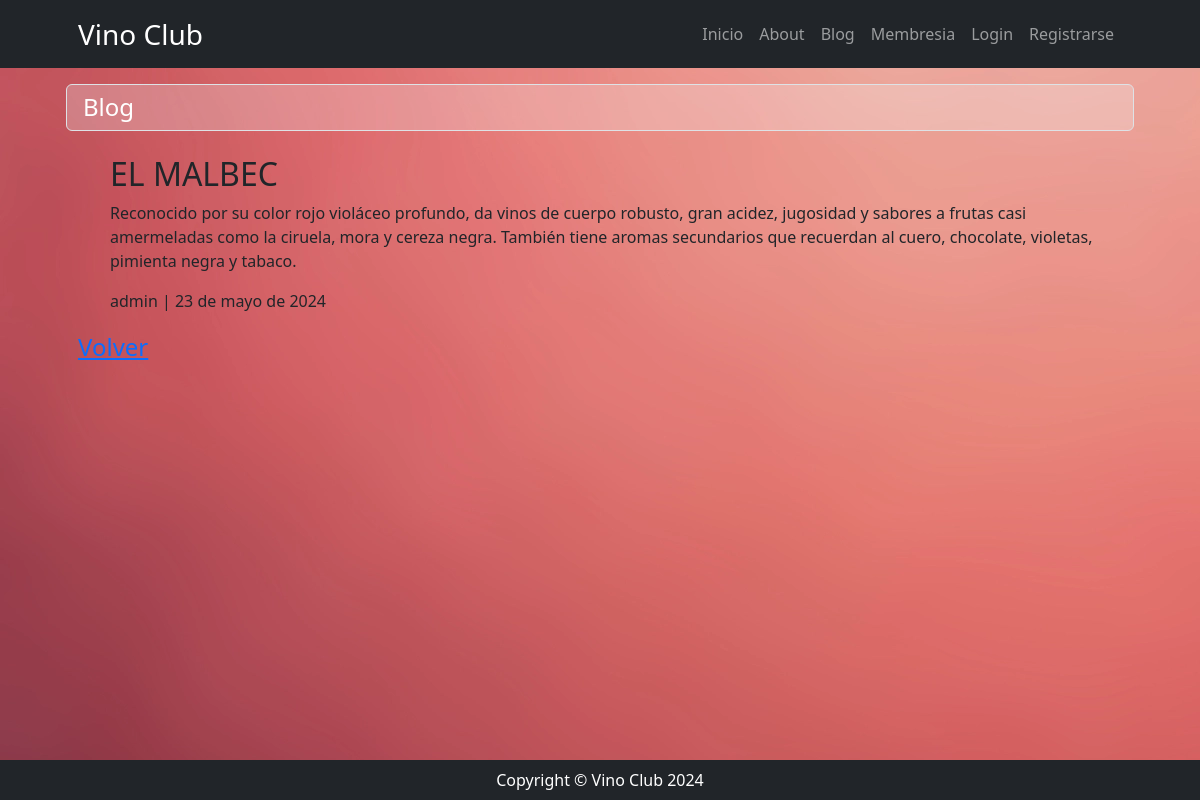
Page /blog/blog/fullview/14 on the committed database.
### blog/models.py (models this page shows, shortened)
class Blog(models.Model):
    titulo = models.CharField(max_length=100)
    cuerpo = models.TextField(max_length=3000)
    autor = models.ForeignKey(User, default=None, on_delete=models.SET_NULL, null=True, blank=True)
    fecha = models.DateField(auto_now_add=True)

### blog/views.py (the view)
# urls.py: path('blog/fullview/<int:pk>', views.blog_fullview, name='blog_fullview'),
def blog_fullview(request, pk):
    query = models.Blog.objects.get(id=pk)
    return render(request, "blog/blog_fullview.html", {"blog": query})

### blog/templates/blog/blog_fullview.html
{% extends 'core/base.html' %}
{% block title %}
    {% include 'core/components/title1.html' with title='Blog'%}
{% endblock title %}
{% block content %}
    <ul>
        <h2>{{ blog.titulo }}</h2>
        <p>{{ blog.cuerpo }}</p>
        <p>{{ blog.autor }} | {{ blog.fecha }}</p>
    </ul>
    <div class="fs-4 pb-lg-2">
        <a href="{% url 'blog:home' %}">Volver</a>
    </div>
    <p><br></p>
{% endblock content %}

### rows in the picture
Blog: titulo "EL MALBEC", cuerpo "Reconocido por su color rojo violáceo profundo, da vinos de cuerpo robusto, gran acidez, jugosidad y sabores a frutas casi amermeladas como la ciruela, mora y cereza negra. También tiene aromas secundarios que recuerdan al cuero, chocolate, violetas, pimienta negra y tabaco.", autor "admin", fecha "23 de mayo de 2024"

### other values in the picture
{{ title }} "Blog"
